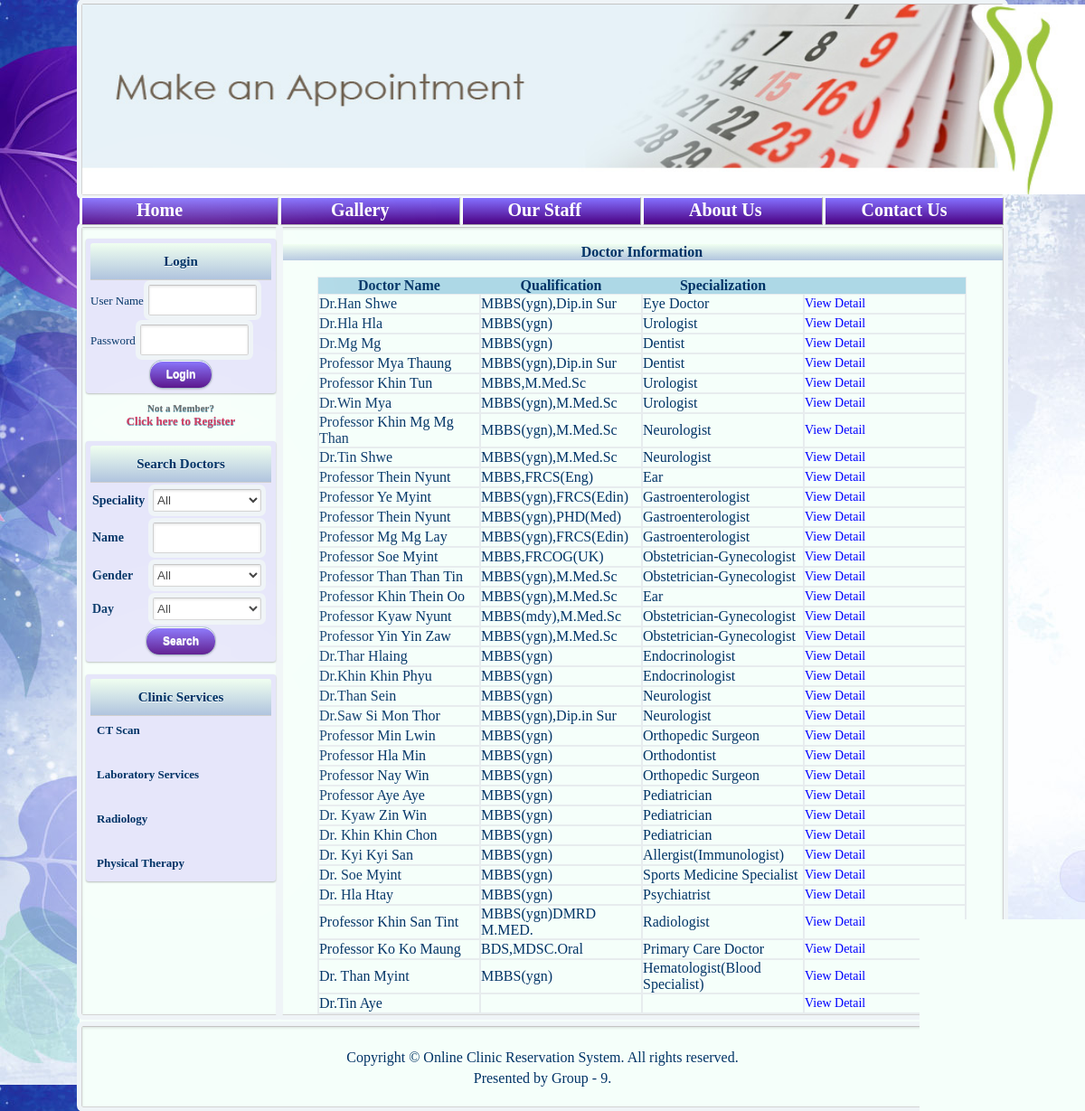
The app's page /memberViewAllDoctor.php with its own data.
### tables this page shows
CREATE TABLE `doctor` (
  `doctorId` int(11) NOT NULL AUTO_INCREMENT,
  `doctorName` varchar(30) NOT NULL,
  `doctorPwd` varchar(15) NOT NULL,
  `doctorAge` int(11) NOT NULL,
  `doctorGender` varchar(10) NOT NULL,
  `doctorPhone` varchar(12) NOT NULL,
  `doctorAddress` varchar(50) NOT NULL,
  `speciality` varchar(50) NOT NULL,
  `degree` varchar(50) NOT NULL,
  `experience` varchar(10) NOT NULL,
  `price` varchar(10) NOT NULL,
  PRIMARY KEY (`doctorId`)
);

### memberViewAllDoctor.php (the view, shortened to what this page needs)
<?php
$query="select * from doctor";
$result=mysql_query($query) or die(mysql_error());
?>
<html>
<head>
<link href="css/clinic.css" rel="stylesheet" type="text/css" />
</head>
<body id="bb" background="images/background/leafCircle.jpg">
  <table width="100%">
  	<tr>
  		<td width="8%"></td>
  		<td width="84%">
  			<table border="0" width="100%" style="background: #F5FFFA;">
 				<tr>
                  	<td colspan="5" class="borderStyle">
                  		<?php include $_SERVER['DOCUMENT_ROOT'] .'/clinicreservation/includes/header.php';?>
                  	</td>
              	</tr>
  				<tr>
             			<?php include $_SERVER['DOCUMENT_ROOT'] .'/clinicreservation/includes/menu.php';?>
              	</tr>
             	<tr>
                  <td valign="top" colspan="1" class="borderStyle" width="20%">
                  	 <?php
				  if(!isset($_SESSION['memberId'])){
				  ?>
                  	 <table width="100%" style="margin: 0px 0px 0px -3px">
						<tr>
							<td><?php include $_SERVER['DOCUMENT_ROOT'] .'/clinicreservation/includes/login.php';?></td>
						</tr>
					</table>
                  <?php
				  }
				  ?>
                      <table width="100%" style="margin: 0px 0px 0px -3px">
                          <tr>
                              <td><?php include $_SERVER['DOCUMENT_ROOT'] .'/clinicreservation/includes/search.php';?></td>
                          </tr>
                      </table>
                      <table width="100%" style="margin: 0px 0px 0px -3px">
                          <tr>
                              <td><?php include $_SERVER['DOCUMENT_ROOT'] .'/clinicreservation/includes/services.php';?></td>
                          </tr>
                      </table>
				</td>
                <td valign="top" colspan="4" class="borderStyle" style="font-family: Quicksand-Regular; font-size: 16px; color: #03637E;">
                <div align="center">
	<br>
	<h4 id="title">Doctor Information</h4>
	<br>
     <table style="border:1px solid#e7ecee; width:90%" cellspacing=0 align="center";>
<tr align="center" bgcolor="lightblue">
     <th style="width:25%;">Doctor Name</th>
     <th style="width:25%;">Qualification</th>
     <th style="width:25%;">Specialization</th>
     <th style="width:25%;"></th>
     </tr>
     <?php
                while ($row = mysql_fetch_array($result)) {
					echo "<tr><td style='border: 1px solid #e7ecee;'>".$row["doctorName"]."</td>";
      				echo "<td style='border: 1px solid #e7ecee;'>".$row["degree"]."</td>"."";
       				echo "<td style='border: 1px solid #e7ecee;'>".$row["speciality"]."</td>";
	 ?>
<td style='border: 1px solid #e7ecee;'><a href="memberViewDoctorDetail.php?doctorId=<?php echo $row['doctorId']; ?>"><span id="viewColor">View Detail</span></a></td>
<?php
echo "</tr>";
}
?>
	</table>
</div>
				</td>
               </tr>
			   <tr>
					<td colspan="5"><?php include $_SERVER['DOCUMENT_ROOT'] .'/clinicreservation/includes/footer.php';?></td>
			   </tr>
		</table>
		</td>
		<td width="8%"></td>
	  </tr>
	</table>
</body>
</html>

### css/clinic.css (style rules this page uses)
* { padding: 0; margin: 0; }
#bb { background-position: top center; background-repeat: repeat-y; font-family: Quicksand-Regular; color: #003366; }
.borderStyle { margin: 1px; color: #404040; border: 1px solid; border-color: #c4c4c4 #d1d1d1 #d4d4d4; border-radius: 2px; outline: 5px solid #eff4f7; box-shadow: inset 0 1px 3px rgba(0, 0, 0, 0.12); }
table a { text-decoration: none; color: #003366; font-size: 13px; line-height: 17px; }
span { font-size: 14px; line-height: 20px; }
#title { color: #003366; text-align: center; background: linear-gradient(to bottom, #F0FFF0, #B0C4DE); }
#viewColor { color: blue; animation: blink 1s steps(2, start) infinite; }

### records on screen
doctor: doctorName "Dr.Han Shwe", degree "MBBS(ygn),Dip.in Sur", speciality "Eye Doctor"
doctor: doctorName "Dr.Hla Hla", degree "MBBS(ygn)", speciality "Urologist"
doctor: doctorName "Dr.Mg Mg", degree "MBBS(ygn)", speciality "Dentist"
doctor: doctorName "Professor Mya Thaung", degree "MBBS(ygn),Dip.in Sur", speciality "Dentist"
doctor: doctorName "Professor Khin Tun", degree "MBBS,M.Med.Sc", speciality "Urologist"
doctor: doctorName "Dr.Win Mya", degree "MBBS(ygn),M.Med.Sc", speciality "Urologist"
doctor: doctorName "Professor Khin Mg Mg Than", degree "MBBS(ygn),M.Med.Sc", speciality "Neurologist"
doctor: doctorName "Dr.Tin Shwe", degree "MBBS(ygn),M.Med.Sc", speciality "Neurologist"
doctor: doctorName "Professor Thein Nyunt", degree "MBBS,FRCS(Eng)", speciality "Ear"
doctor: doctorName "Professor Ye Myint", degree "MBBS(ygn),FRCS(Edin)", speciality "Gastroenterologist"
doctor: doctorName "Professor Thein Nyunt", degree "MBBS(ygn),PHD(Med)", speciality "Gastroenterologist"
doctor: doctorName "Professor Mg Mg Lay", degree "MBBS(ygn),FRCS(Edin)", speciality "Gastroenterologist"
doctor: doctorName "Professor Soe Myint", degree "MBBS,FRCOG(UK)", speciality "Obstetrician-Gynecologist"
doctor: doctorName "Professor Than Than Tin", degree "MBBS(ygn),M.Med.Sc", speciality "Obstetrician-Gynecologist"
doctor: doctorName "Professor Khin Thein Oo", degree "MBBS(ygn),M.Med.Sc", speciality "Ear"
doctor: doctorName "Professor Kyaw Nyunt", degree "MBBS(mdy),M.Med.Sc", speciality "Obstetrician-Gynecologist"
doctor: doctorName "Professor Yin Yin Zaw", degree "MBBS(ygn),M.Med.Sc", speciality "Obstetrician-Gynecologist"
doctor: doctorName "Dr.Thar Hlaing", degree "MBBS(ygn)", speciality "Endocrinologist"
doctor: doctorName "Dr.Khin Khin Phyu", degree "MBBS(ygn)", speciality "Endocrinologist"
doctor: doctorName "Dr.Than Sein", degree "MBBS(ygn)", speciality "Neurologist"
doctor: doctorName "Dr.Saw Si Mon Thor", degree "MBBS(ygn),Dip.in Sur", speciality "Neurologist"
doctor: doctorName "Professor Min Lwin", degree "MBBS(ygn)", speciality "Orthopedic Surgeon"
doctor: doctorName "Professor Hla Min", degree "MBBS(ygn)", speciality "Orthodontist"
doctor: doctorName "Professor Nay Win", degree "MBBS(ygn)", speciality "Orthopedic Surgeon"
doctor: doctorName "Professor Aye Aye", degree "MBBS(ygn)", speciality "Pediatrician"
doctor: doctorName "Dr. Kyaw Zin Win", degree "MBBS(ygn)", speciality "Pediatrician"
doctor: doctorName "Dr. Khin Khin Chon", degree "MBBS(ygn)", speciality "Pediatrician"
doctor: doctorName "Dr. Kyi Kyi San", degree "MBBS(ygn)", speciality "Allergist(Immunologist)"
doctor: doctorName "Dr. Soe Myint", degree "MBBS(ygn)", speciality "Sports Medicine Specialist"
doctor: doctorName "Dr. Hla Htay", degree "MBBS(ygn)", speciality "Psychiatrist"
doctor: doctorName "Professor Khin San Tint", degree "MBBS(ygn)DMRD M.MED.", speciality "Radiologist"
doctor: doctorName "Professor Ko Ko Maung", degree "BDS,MDSC.Oral", speciality "Primary Care Doctor"
doctor: doctorName "Dr. Than Myint", degree "MBBS(ygn)", speciality "Hematologist(Blood Specialist)"
doctor: doctorName "Dr.Tin Aye"
